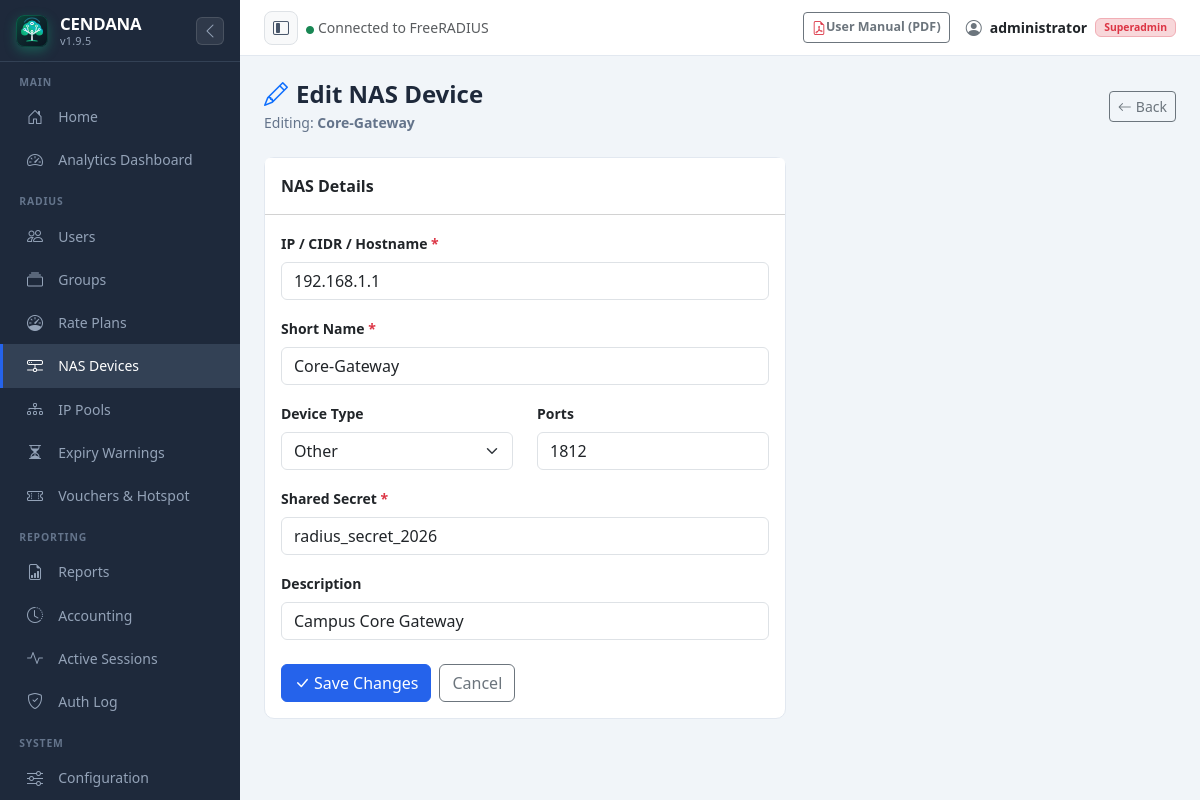
The app's page /nas-edit.php?id=2 (signed in) with its own data.
### tables this page shows
CREATE TABLE IF NOT EXISTS `nas` (
  `id` int(10) NOT NULL AUTO_INCREMENT,
  `nasname` varchar(128) NOT NULL,
  `shortname` varchar(32) DEFAULT NULL,
  `type` varchar(30) DEFAULT 'other',
  `ports` int(5) DEFAULT NULL,
  `secret` varchar(60) NOT NULL DEFAULT 'secret',
  `server` varchar(64) DEFAULT NULL,
  `community` varchar(50) DEFAULT NULL,
  `description` varchar(200) DEFAULT 'RADIUS Client',
  PRIMARY KEY (`id`),
  KEY `nasname` (`nasname`)
);

### includes/functions.php (called while the page is built, shortened)
<?php
function sanitize($input) {
    return htmlspecialchars(strip_tags(trim((string)$input)), ENT_QUOTES, 'UTF-8');
}

### nas-edit.php (the view, shortened to what this page needs)
<?php
$db = getDB();
$id = (int)($_GET['id'] ?? $_POST['id'] ?? 0);
$nas = $db->prepare("SELECT * FROM nas WHERE id=?");
$nas->execute([$id]);
$n = $nas->fetch();
include __DIR__ . '/includes/header.php';
?>
<div class="page-header d-flex align-items-center justify-content-between">
    <div>
        <h4><i class="bi bi-pencil me-2 text-primary"></i>Edit NAS Device</h4>
        <p>Editing: <strong><?= sanitize($n['shortname'] ?? $n['nasname']) ?></strong></p>
    </div>
    <a href="nas.php" class="btn btn-outline-secondary btn-sm"><i class="bi bi-arrow-left me-1"></i>Back</a>
</div>
<div class="row"><div class="col-lg-7">
<div class="card">
    <div class="card-header bg-white fw-semibold py-3">NAS Details</div>
    <div class="card-body">
        <form method="POST">
            <div class="mb-3">
                <label class="form-label fw-semibold small">IP / CIDR / Hostname <span class="text-danger">*</span></label>
                <input type="text" name="nasname" class="form-control" value="<?= htmlspecialchars($n['nasname']) ?>" required>
            </div>
            <div class="mb-3">
                <label class="form-label fw-semibold small">Short Name <span class="text-danger">*</span></label>
                <input type="text" name="shortname" class="form-control" value="<?= htmlspecialchars($n['shortname']) ?>" required>
            </div>
            <div class="row">
                <div class="col-md-6 mb-3">
                    <label class="form-label fw-semibold small">Device Type</label>
                    <select name="type" class="form-select">
                        <?php foreach (['ruijie','mikrotik','cisco','ubiquiti','ruckus','huawei','zte','other'] as $t): ?>
                        <option value="<?= $t ?>" <?= ($n['type'] === $t) ? 'selected' : '' ?>><?= $t === 'mikrotik' ? 'MikroTik' : ($t === 'zte' ? 'ZTE' : ucfirst($t)) ?></option>
                        <?php endforeach; ?>
                    </select>
                </div>
                <div class="col-md-6 mb-3">
                    <label class="form-label fw-semibold small">Ports</label>
                    <input type="number" name="ports" class="form-control" value="<?= htmlspecialchars($n['ports'] ?? '') ?>">
                </div>
            </div>
            <div class="mb-3">
                <label class="form-label fw-semibold small">Shared Secret <span class="text-danger">*</span></label>
                <input type="text" name="secret" class="form-control" value="<?= htmlspecialchars($n['secret']) ?>" required>
            </div>
            <div class="mb-4">
                <label class="form-label fw-semibold small">Description</label>
                <input type="text" name="description" class="form-control" value="<?= htmlspecialchars($n['description'] ?? '') ?>">
            </div>
            <div class="d-flex gap-2">
                <button type="submit" class="btn btn-primary"><i class="bi bi-check-lg me-1"></i>Save Changes</button>
                <a href="nas.php" class="btn btn-outline-secondary">Cancel</a>
            </div>
        </form>
    </div>
</div>
</div></div>
<?php include __DIR__ . '/includes/footer.php'; ?>

### includes/header.php (style rules this page uses)
:root { --sidebar-w: 240px; --sidebar-collapsed-w: 68px; --primary: #2563eb; --primary-dark: #1d4ed8; --sidebar-bg: #1e293b; --sidebar-hover: #334155; --sidebar-active: #2563eb; --topbar-h: 56px; }
body { background: #f1f5f9; font-family: 'Segoe UI', sans-serif; }
html { scroll-behavior: smooth; }
* { scrollbar-width: thin; scrollbar-color: #cbd5e1 transparent; }
.sidebar-brand .brand-icon-wrap img, .sidebar-brand .brand-icon-wrap svg { width: 100%; height: 100%; display: block; }
.card { border: 1px solid #e2e8f0; border-radius: 10px; }
.btn-primary { background: var(--primary); border-color: var(--primary); }
.page-header { margin-bottom: 1.5rem; }
.page-header h4 { font-weight: 700; color: #1e293b; margin: 0; }
.page-header p { color: #64748b; font-size: .875rem; margin: .2rem 0 0; }

### records on screen
nas: shortname "Core-Gateway", nasname "192.168.1.1", type "Other", ports "1812", secret "radius_secret_2026", description "Campus Core Gateway"

### other values on screen
APP_NAME "CENDANA"
APP_VERSION "1.9.5"
$_SESSION['admin_name'] "administrator"
getAdminRole() "Superadmin"
